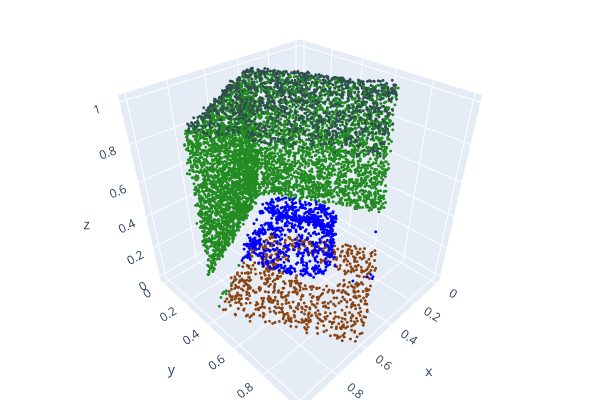

Write notebook code for a chart like this one.
### Markdown cell above
Get an example and display it

### Code cell
points, targets = s3dis_train[10]

pcd = o3.geometry.PointCloud()
pcd.points = o3.utility.Vector3dVector(points)
pcd.colors = o3.utility.Vector3dVector(np.vstack(v_map_colors(targets)).T/255)

# draw(pcd)
o3.visualization.draw_plotly([pcd])

### Figure 1 — Plotly figure (JSON) as saved in the notebook; plotly's stock layout.template omitted (floating-point values rounded to 4 significant figures; data arrays with more than 128 entries replaced by an {"elided": "..."} marker saying what was removed)
{"data": [{"marker": {"color": {"elided": "8192x3 float values"}, "size": 1}, "mode": "markers", "type": "scatter3d", "x": {"elided": "8192 float values"}, "y": {"elided": "8192 float values"}, "z": {"elided": "8192 float values"}}], "layout": {"height": 400, "margin": {"b": 0, "l": 0, "r": 0, "t": 0}, "scene": {"camera": {"center": {"x": 0, "y": 0, "z": 0}, "up": {"x": 0, "y": 0, "z": 1}}}, "showlegend": false, "width": 600}}
